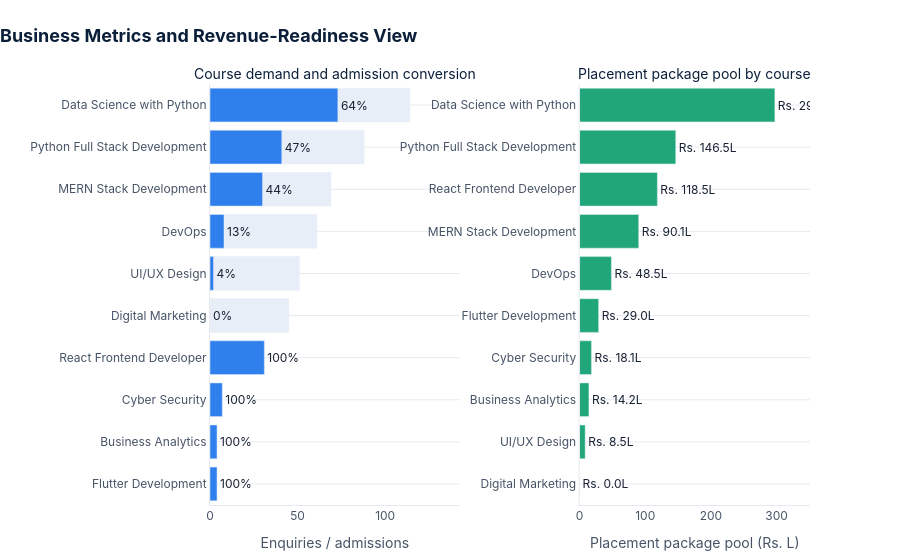
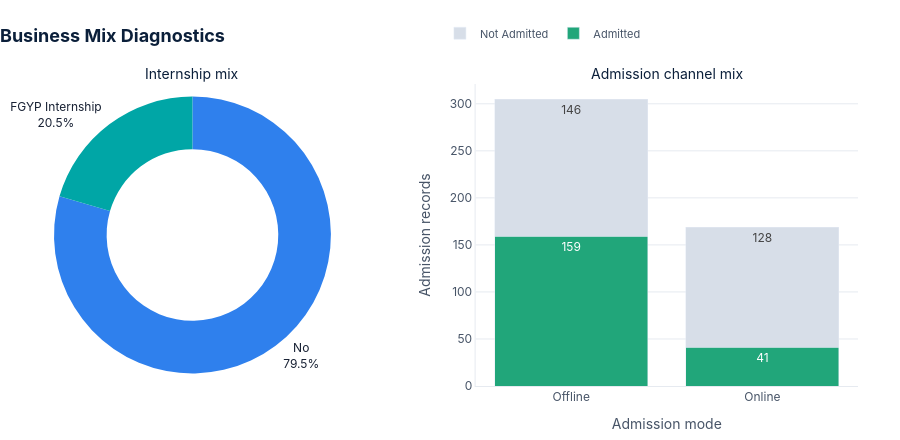

Notebook source saved alongside these figures, in order:
### Markdown cell above
## E. Revenue / Business Metrics

### Code cell
section_title("E. Revenue / Business Metrics", "Demand, business mix and outcome-value proxies")

display(HTML(f"""
<div class="insight-card" style="margin-bottom:14px; background:white">
    <b>Revenue data note</b>
    <span>The current CSVs do not include course fee, discount, collection or invoice fields. This section therefore shows business metrics using admission demand, course mix, internship mix and placement package value as proxies. Add fee and payment data to convert this into true revenue analytics.</span>
</div>
"""))

course_business = (
    admission.assign(is_admitted=admission["status"].eq("Admitted").astype(int))
    .groupby("course", as_index=False)
    .agg(Enquiries=("admission_id", "count"), Admissions=("is_admitted", "sum"))
)
course_business["Conversion"] = (course_business["Admissions"] / course_business["Enquiries"] * 100).round(1)
enrolled_mix = students.groupby("course", as_index=False).agg(Enrolled=("student_id", "count"))
package_mix = placement[placement["status"].eq("Placed")].groupby("course", as_index=False).agg(
    Placed=("student_id", "count"),
    Package_Pool=("package(Rs.L)", "sum"),
    Avg_Package=("package(Rs.L)", "mean"),
)
course_business = (
    course_business.merge(enrolled_mix, on="course", how="left")
    .merge(package_mix, on="course", how="left")
    .fillna({"Enrolled": 0, "Placed": 0, "Package_Pool": 0, "Avg_Package": 0})
    .sort_values("Enquiries", ascending=False)
)

internship_mix = students["internship"].fillna("Not specified").value_counts().reset_index()
internship_mix.columns = ["Internship", "Students"]

mode_mix = admission.groupby(["mode", "status"]).size().reset_index(name="Records")

demand_view = course_business.sort_values("Enquiries", ascending=True)
package_view = course_business.sort_values("Package_Pool", ascending=True)

fig_business = make_subplots(
    rows=1, cols=2,
    column_widths=[0.52, 0.48],
    horizontal_spacing=0.20,
    subplot_titles=[
        "Course demand and admission conversion",
        "Placement package pool by course",
    ],
)

fig_business.add_trace(go.Bar(
    y=demand_view["course"],
    x=demand_view["Enquiries"],
    orientation="h",
    marker_color="#E8EEF7",
    name="Enquiries",
    hovertemplate="<b>%{y}</b><br>Enquiries: %{x:,}<extra></extra>",
    showlegend=False,
), row=1, col=1)
fig_business.add_trace(go.Bar(
    y=demand_view["course"],
    x=demand_view["Admissions"],
    orientation="h",
    marker_color=THEME["blue"],
    text=demand_view["Conversion"].map(lambda x: f"{x:.0f}%"),
    textposition="outside",
    name="Admissions",
    customdata=demand_view[["Enquiries", "Admissions"]],
    hovertemplate="<b>%{y}</b><br>Enquiries: %{customdata[0]:,}<br>Admissions: %{customdata[1]:,}<br>Conversion: %{text}<extra></extra>",
    showlegend=False,
), row=1, col=1)

fig_business.add_trace(go.Bar(
    y=package_view["course"],
    x=package_view["Package_Pool"],
    orientation="h",
    marker_color=THEME["green"],
    text=package_view["Package_Pool"].map(lambda x: f"Rs. {x:.1f}L"),
    textposition="outside",
    hovertemplate="<b>%{y}</b><br>Package pool: Rs. %{x:.1f}L<extra></extra>",
    showlegend=False,
), row=1, col=2)

fig_business.update_layout(barmode="overlay")
fig_business.update_annotations(font=dict(size=14, color=THEME["navy"], family="Inter, Segoe UI, Arial"))
fig_business.update_xaxes(title_text="Enquiries / admissions", range=[0, demand_view["Enquiries"].max() * 1.25], row=1, col=1)
fig_business.update_xaxes(title_text="Placement package pool (Rs. L)", range=[0, max(package_view["Package_Pool"].max() * 1.18, 1)], row=1, col=2)
fig_business.update_yaxes(automargin=True, row=1, col=1)
fig_business.update_yaxes(automargin=True, row=1, col=2)
style_fig(fig_business, "Business Metrics and Revenue-Readiness View", height=560, showlegend=False)
fig_business.update_layout(margin=dict(t=84, b=52, l=210, r=90))
fig_business.show()

fig_mix = make_subplots(
    rows=1, cols=2,
    specs=[[{"type": "domain"}, {"type": "xy"}]],
    column_widths=[0.42, 0.58],
    horizontal_spacing=0.18,
    subplot_titles=["Internship mix", "Admission channel mix"],
)

fig_mix.add_trace(go.Pie(
    labels=internship_mix["Internship"],
    values=internship_mix["Students"],
    hole=0.62,
    marker=dict(colors=[THEME["blue"], THEME["teal"], THEME["amber"], THEME["slate"]]),
    textinfo="label+percent",
    textposition="outside",
    hovertemplate="<b>%{label}</b><br>Students: %{value:,}<br>Share: %{percent}<extra></extra>",
    showlegend=False,
), row=1, col=1)

status_colors = {"Admitted": THEME["green"], "Not Admitted": "#D7DEE8", "Pending": THEME["amber"]}
for status, sub in mode_mix.groupby("status"):
    fig_mix.add_trace(go.Bar(
        x=sub["mode"],
        y=sub["Records"],
        name=status,
        marker_color=status_colors.get(status, THEME["blue"]),
        text=sub["Records"],
        textposition="inside",
        hovertemplate="<b>%{x}</b><br>Status: " + status + "<br>Records: %{y:,}<extra></extra>",
    ), row=1, col=2)

fig_mix.update_layout(barmode="stack")
fig_mix.update_annotations(font=dict(size=14, color=THEME["navy"], family="Inter, Segoe UI, Arial"))
fig_mix.update_xaxes(title_text="Admission mode", row=1, col=2)
fig_mix.update_yaxes(title_text="Admission records", row=1, col=2)
style_fig(fig_mix, "Business Mix Diagnostics", height=440, showlegend=True)
fig_mix.update_layout(margin=dict(t=84, b=54, l=54, r=42), legend=dict(orientation="h", y=1.12, x=0.48, xanchor="left"))
fig_mix.show()

course_business.rename(columns={
    "Package_Pool": "Placement Package Pool (Rs. L)",
    "Avg_Package": "Avg Package (Rs. L)",
}).round(1)

### Figure 1 — Plotly figure (JSON) as saved in the notebook; plotly's stock layout.template omitted (floating-point values rounded to 4 significant figures)
{"data": [{"hovertemplate": "<b>%{y}</b><br>Enquiries: %{x:,}<extra></extra>", "marker": {"color": "#E8EEF7"}, "name": "Enquiries", "orientation": "h", "showlegend": false, "type": "bar", "x": [4, 4, 7, 31, 45, 51, 61, 69, 88, 114], "xaxis": "x", "y": ["Flutter Development", "Business Analytics", "Cyber Security", "React Frontend Developer", "Digital Marketing", "UI/UX Design", "DevOps", "MERN Stack Development", "Python Full Stack Development", "Data Science with Python"], "yaxis": "y"}, {"customdata": [[4, 4], [4, 4], [7, 7], [31, 31], [45, 0], [51, 2], [61, 8], [69, 30], [88, 41], [114, 73]], "hovertemplate": "<b>%{y}</b><br>Enquiries: %{customdata[0]:,}<br>Admissions: %{customdata[1]:,}<br>Conversion: %{text}<extra></extra>", "marker": {"color": "#2F80ED"}, "name": "Admissions", "orientation": "h", "showlegend": false, "text": ["100%", "100%", "100%", "100%", "0%", "4%", "13%", "44%", "47%", "64%"], "textposition": "outside", "type": "bar", "x": [4, 4, 7, 31, 0, 2, 8, 30, 41, 73], "xaxis": "x", "y": ["Flutter Development", "Business Analytics", "Cyber Security", "React Frontend Developer", "Digital Marketing", "UI/UX Design", "DevOps", "MERN Stack Development", "Python Full Stack Development", "Data Science with Python"], "yaxis": "y"}, {"hovertemplate": "<b>%{y}</b><br>Package pool: Rs. %{x:.1f}L<extra></extra>", "marker": {"color": "#21A67A"}, "orientation": "h", "showlegend": false, "text": ["Rs. 0.0L", "Rs. 8.5L", "Rs. 14.2L", "Rs. 18.1L", "Rs. 29.0L", "Rs. 48.5L", "Rs. 90.1L", "Rs. 118.5L", "Rs. 146.5L", "Rs. 297.5L"], "textposition": "outside", "type": "bar", "x": [0, 8.5, 14.2, 18.1, 29, 48.5, 90.1, 118.5, 146.5, 297.5], "xaxis": "x2", "y": ["Digital Marketing", "UI/UX Design", "Business Analytics", "Cyber Security", "Flutter Development", "DevOps", "MERN Stack Development", "React Frontend Developer", "Python Full Stack Development", "Data Science with Python"], "yaxis": "y2"}], "layout": {"annotations": [{"font": {"color": "#0B1F3A", "family": "Inter, Segoe UI, Arial", "size": 14}, "showarrow": false, "text": "Course demand and admission conversion", "x": 0.208, "xanchor": "center", "xref": "paper", "y": 1, "yanchor": "bottom", "yref": "paper"}, {"font": {"color": "#0B1F3A", "family": "Inter, Segoe UI, Arial", "size": 14}, "showarrow": false, "text": "Placement package pool by course", "x": 0.808, "xanchor": "center", "xref": "paper", "y": 1, "yanchor": "bottom", "yref": "paper"}], "barmode": "overlay", "font": {"color": "#172033", "family": "Inter, Segoe UI, Arial", "size": 12}, "height": 560, "hoverlabel": {"bgcolor": "#0B1F3A", "bordercolor": "#0B1F3A", "font": {"color": "white", "family": "Inter, Segoe UI, Arial", "size": 12}}, "legend": {"bgcolor": "rgba(255,255,255,0)", "font": {"color": "#475467", "size": 11}, "orientation": "h", "x": 0, "xanchor": "left", "y": 1.02, "yanchor": "bottom"}, "margin": {"b": 52, "l": 210, "r": 90, "t": 84}, "paper_bgcolor": "#FFFFFF", "plot_bgcolor": "#FFFFFF", "showlegend": false, "title": {"font": {"color": "#0B1F3A", "family": "Inter, Segoe UI, Arial", "size": 18}, "text": "<b>Business Metrics and Revenue-Readiness View</b>", "x": 0, "xanchor": "left"}, "xaxis": {"anchor": "y", "domain": [0, 0.416], "linecolor": "#E6EAF0", "range": [0, 142.5], "showgrid": false, "tickfont": {"color": "#475467"}, "title": {"font": {"color": "#475467"}, "text": "Enquiries / admissions"}, "zeroline": false}, "xaxis2": {"anchor": "y2", "domain": [0.616, 1], "linecolor": "#E6EAF0", "range": [0, 351.0], "showgrid": false, "tickfont": {"color": "#475467"}, "title": {"font": {"color": "#475467"}, "text": "Placement package pool (Rs. L)"}, "zeroline": false}, "yaxis": {"anchor": "x", "automargin": true, "domain": [0, 1], "gridcolor": "#E6EAF0", "linecolor": "#E6EAF0", "tickfont": {"color": "#475467"}, "title": {"font": {"color": "#475467"}}, "zeroline": false}, "yaxis2": {"anchor": "x2", "automargin": true, "domain": [0, 1], "gridcolor": "#E6EAF0", "linecolor": "#E6EAF0", "tickfont": {"color": "#475467"}, "title": {"font": {"color": "#475467"}}, "zeroline": false}}}

### Figure 2 — Plotly figure (JSON) as saved in the notebook; plotly's stock layout.template omitted (floating-point values rounded to 4 significant figures)
{"data": [{"domain": {"x": [0, 0.3444], "y": [0, 1]}, "hole": 0.62, "hovertemplate": "<b>%{label}</b><br>Students: %{value:,}<br>Share: %{percent}<extra></extra>", "labels": ["No", "FGYP Internship"], "marker": {"colors": ["#2F80ED", "#00A6A6", "#F5A623", "#475467"]}, "showlegend": false, "textinfo": "label+percent", "textposition": "outside", "type": "pie", "values": [159, 41]}, {"hovertemplate": "<b>%{x}</b><br>Status: Admitted<br>Records: %{y:,}<extra></extra>", "marker": {"color": "#21A67A"}, "name": "Admitted", "text": [159, 41], "textposition": "inside", "type": "bar", "x": ["Offline", "Online"], "xaxis": "x", "y": [159, 41], "yaxis": "y"}, {"hovertemplate": "<b>%{x}</b><br>Status: Not Admitted<br>Records: %{y:,}<extra></extra>", "marker": {"color": "#D7DEE8"}, "name": "Not Admitted", "text": [146, 128], "textposition": "inside", "type": "bar", "x": ["Offline", "Online"], "xaxis": "x", "y": [146, 128], "yaxis": "y"}], "layout": {"annotations": [{"font": {"color": "#0B1F3A", "family": "Inter, Segoe UI, Arial", "size": 14}, "showarrow": false, "text": "Internship mix", "x": 0.1722, "xanchor": "center", "xref": "paper", "y": 1, "yanchor": "bottom", "yref": "paper"}, {"font": {"color": "#0B1F3A", "family": "Inter, Segoe UI, Arial", "size": 14}, "showarrow": false, "text": "Admission channel mix", "x": 0.7622, "xanchor": "center", "xref": "paper", "y": 1, "yanchor": "bottom", "yref": "paper"}], "barmode": "stack", "font": {"color": "#172033", "family": "Inter, Segoe UI, Arial", "size": 12}, "height": 440, "hoverlabel": {"bgcolor": "#0B1F3A", "bordercolor": "#0B1F3A", "font": {"color": "white", "family": "Inter, Segoe UI, Arial", "size": 12}}, "legend": {"bgcolor": "rgba(255,255,255,0)", "font": {"color": "#475467", "size": 11}, "orientation": "h", "x": 0.48, "xanchor": "left", "y": 1.12, "yanchor": "bottom"}, "margin": {"b": 54, "l": 54, "r": 42, "t": 84}, "paper_bgcolor": "#FFFFFF", "plot_bgcolor": "#FFFFFF", "showlegend": true, "title": {"font": {"color": "#0B1F3A", "family": "Inter, Segoe UI, Arial", "size": 18}, "text": "<b>Business Mix Diagnostics</b>", "x": 0, "xanchor": "left"}, "xaxis": {"anchor": "y", "domain": [0.5244, 1], "linecolor": "#E6EAF0", "showgrid": false, "tickfont": {"color": "#475467"}, "title": {"font": {"color": "#475467"}, "text": "Admission mode"}, "zeroline": false}, "yaxis": {"anchor": "x", "domain": [0, 1], "gridcolor": "#E6EAF0", "linecolor": "#E6EAF0", "tickfont": {"color": "#475467"}, "title": {"font": {"color": "#475467"}, "text": "Admission records"}, "zeroline": false}}}
